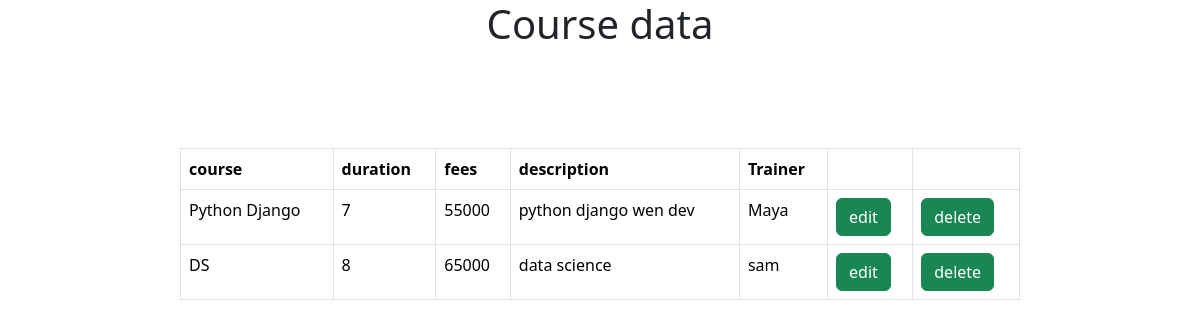
The app's page /lumapp/display_course/ with its own data.
### lumapp/models.py (models this page shows)
class Course_table(models.Model):
    course_name=models.CharField(max_length=20,blank=True,null=True)
    duration=models.IntegerField(blank=True,null=True)
    fees=models.CharField(max_length=20,null=True,blank=True)
    description=models.CharField(max_length=20,null=True,blank=True)
    trainer_name=models.CharField(max_length=20,null=True,blank=True)

### lumapp/views.py (the view)
# urls.py: path('display_course/',views.display_course,name='display_course'),
def display_course(request):
    data=Course_table.objects.all()
    return render(request,'display_course.html',{'data':data})

### lumapp/templates/display_course.html (shortened to what this page needs)
<!DOCTYPE html>
<html lang="en">
<head>
   <link href="https://cdn.jsdelivr.net/npm/bootstrap@5.3.8/dist/css/bootstrap.min.css" rel="stylesheet">
</head>
<body>
<h1 class="text-center"> Course data</h1>
  <div style="margin:100px 15%;">
    <table class="table table-bordered" >
      <thead>
        <th>course</th>
      <th>duration</th>
      <th>fees</th>
      <th>description</th>
      <th>Trainer</th>
      <th></th>
      <th></th>
      </thead>
      {% for i in data %}
        <tr>
          <td>{{i.course_name}}</td>
           <td>{{i.duration}}</td>
           <td>{{i.fees}}</td>
           <td>{{i.description}}</td>
           <td>{{i.trainer_name}}</td>
          <td><a href="{% url 'edit_course' c_id=i.id %}"><button class="btn btn-success">edit</button></a></td>
          <td><a href="{% url 'delete_course' c_id=i.id %}"><button class="btn btn-success">delete</button></a></td>
        </tr>
      {% endfor %}
    </table>
  </div>
</body>
</html>

### records on screen
Course_table: course_name "Python Django", duration "7", fees "55000", description "python django wen dev", trainer_name "Maya"
Course_table: course_name "DS", duration "8", fees "65000", description "data science", trainer_name "sam"
